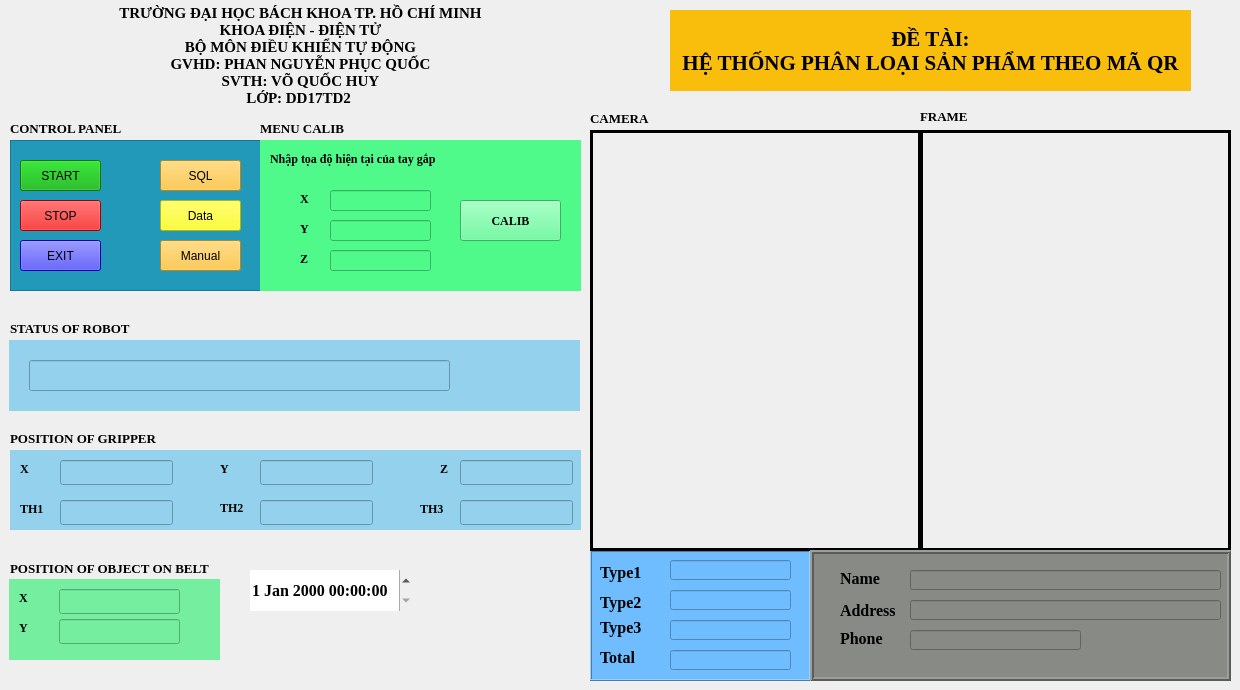
      <widget class="QWidget" name="Screen_Home">
       <widget class="QFrame" name="frame_2">
        <property name="geometry">
         <rect>
          <x>590</x>
          <y>550</y>
          <width>221</width>
          <height>131</height>
         </rect>
        </property>
        <property name="styleSheet">
         <string notr="true">background:rgb(111, 189, 254)</string>
        </property>
        <property name="frameShape">
         <enum>QFrame::Box</enum>
        </property>
        <property name="frameShadow">
         <enum>QFrame::Raised</enum>
        </property>
        <widget class="QLabel" name="count_type_5">
         <property name="geometry">
          <rect>
           <x>10</x>
           <y>62</y>
           <width>47</width>
           <height>31</height>
          </rect>
         </property>
         <property name="font">
          <font>
           <family>Times New Roman</family>
           <pointsize>12</pointsize>
           <weight>75</weight>
           <bold>true</bold>
          </font>
         </property>
         <property name="text">
          <string>Type3</string>
         </property>
        </widget>
        <widget class="QLineEdit" name="sum_oder">
         <property name="geometry">
          <rect>
           <x>80</x>
           <y>100</y>
           <width>121</width>
           <height>20</height>
          </rect>
         </property>
        </widget>
        <widget class="QLabel" name="count_type_6">
         <property name="geometry">
          <rect>
           <x>10</x>
           <y>42</y>
           <width>47</width>
           <height>21</height>
          </rect>
         </property>
         <property name="font">
          <font>
           <family>Times New Roman</family>
           <pointsize>12</pointsize>
           <weight>75</weight>
           <bold>true</bold>
          </font>
         </property>
         <property name="text">
          <string>Type2</string>
         </property>
        </widget>
        <widget class="QLineEdit" name="line_count_type_3">
         <property name="geometry">
          <rect>
           <x>80</x>
           <y>70</y>
           <width>121</width>
           <height>20</height>
          </rect>
         </property>
        </widget>
        <widget class="QLineEdit" name="line_count_type_1">
         <property name="geometry">
          <rect>
           <x>80</x>
           <y>10</y>
           <width>121</width>
           <height>20</height>
          </rect>
         </property>
        </widget>
        <widget class="QLineEdit" name="line_count_type_2">
         <property name="geometry">
          <rect>
           <x>80</x>
           <y>40</y>
           <width>121</width>
           <height>20</height>
          </rect>
         </property>
        </widget>
        <widget class="QLabel" name="count_type_7">
         <property name="geometry">
          <rect>
           <x>10</x>
           <y>12</y>
           <width>47</width>
           <height>21</height>
          </rect>
         </property>
         <property name="font">
          <font>
           <family>Times New Roman</family>
           <pointsize>12</pointsize>
           <weight>75</weight>
           <bold>true</bold>
          </font>
         </property>
         <property name="text">
          <string>Type1</string>
         </property>
        </widget>
        <widget class="QLabel" name="count_type_8">
         <property name="geometry">
          <rect>
           <x>10</x>
           <y>92</y>
           <width>47</width>
           <height>31</height>
          </rect>
         </property>
         <property name="font">
          <font>
           <family>Times New Roman</family>
           <pointsize>12</pointsize>
           <weight>75</weight>
           <bold>true</bold>
          </font>
         </property>
         <property name="text">
          <string>Total</string>
         </property>
        </widget>
       </widget>
       <widget class="QFrame" name="frame_3">
        <property name="geometry">
         <rect>
          <x>10</x>
          <y>140</y>
          <width>251</width>
          <height>151</height>
         </rect>
        </property>
        <property name="styleSheet">
         <string notr="true">background:rgb(35, 153, 186)</string>
        </property>
        <property name="frameShape">
         <enum>QFrame::StyledPanel</enum>
        </property>
        <property name="frameShadow">
         <enum>QFrame::Raised</enum>
        </property>
        <widget class="QPushButton" name="button_start">
         <property name="geometry">
          <rect>
           <x>10</x>
           <y>20</y>
           <width>81</width>
           <height>31</height>
          </rect>
         </property>
         <property name="styleSheet">
          <string notr="true">background:rgb(0, 170, 0)</string>
         </property>
         <property name="text">
          <string>START</string>
         </property>
        </widget>
        <widget class="QPushButton" name="button_stop">
         <property name="geometry">
          <rect>
           <x>10</x>
           <y>60</y>
           <width>81</width>
           <height>31</height>
          </rect>
         </property>
         <property name="styleSheet">
          <string notr="true">background:rgb(227, 0, 0)</string>
         </property>
         <property name="text">
          <string>STOP</string>
         </property>
        </widget>
        <widget class="QPushButton" name="button_exit">
         <property name="geometry">
          <rect>
           <x>10</x>
           <y>100</y>
           <width>81</width>
           <height>31</height>
          </rect>
         </property>
         <property name="styleSheet">
          <string notr="true">background: rgb(0, 0, 255)</string>
         </property>
         <property name="text">
          <string>EXIT</string>
         </property>
        </widget>
        <widget class="QPushButton" name="Button_SQL">
         <property name="geometry">
          <rect>
           <x>150</x>
           <y>20</y>
           <width>81</width>
           <height>31</height>
          </rect>
         </property>
         <property name="styleSheet">
          <string notr="true">background:rgb(255, 189, 34)</string>
         </property>
         <property name="text">
          <string>SQL</string>
         </property>
        </widget>
        <widget class="QPushButton" name="Button_datain">
         <property name="geometry">
          <rect>
           <x>150</x>
           <y>60</y>
           <width>81</width>
           <height>31</height>
          </rect>
         </property>
         <property name="styleSheet">
          <string notr="true">background:rgb(255, 255, 0)</string>
         </property>
         <property name="text">
          <string>Data</string>
         </property>
        </widget>
        <widget class="QPushButton" name="Button_manual">
         <property name="geometry">
          <rect>
           <x>150</x>
           <y>100</y>
           <width>81</width>
           <height>31</height>
          </rect>
         </property>
         <property name="styleSheet">
          <string notr="true">background:rgb(255, 189, 34)</string>
         </property>
         <property name="text">
          <string>Manual</string>
         </property>
        </widget>
       </widget>
       <widget class="QLabel" name="Camera">
        <property name="geometry">
         <rect>
          <x>590</x>
          <y>130</y>
          <width>331</width>
          <height>421</height>
         </rect>
        </property>
        <property name="autoFillBackground">
         <bool>false</bool>
        </property>
        <property name="frameShape">
         <enum>QFrame::Box</enum>
        </property>
        <property name="frameShadow">
         <enum>QFrame::Plain</enum>
        </property>
        <property name="lineWidth">
         <number>3</number>
        </property>
        <property name="text">
         <string/>
        </property>
        <property name="alignment">
         <set>Qt::AlignCenter</set>
        </property>
       </widget>
       <widget class="QLabel" name="picture">
        <property name="geometry">
         <rect>
          <x>920</x>
          <y>130</y>
          <width>311</width>
          <height>421</height>
         </rect>
        </property>
        <property name="frameShape">
         <enum>QFrame::Box</enum>
        </property>
        <property name="lineWidth">
         <number>3</number>
        </property>
        <property name="text">
         <string/>
        </property>
        <property name="alignment">
         <set>Qt::AlignCenter</set>
        </property>
       </widget>
       <widget class="QFrame" name="frame">
        <property name="geometry">
         <rect>
          <x>810</x>
          <y>550</y>
          <width>421</width>
          <height>131</height>
         </rect>
        </property>
        <property name="styleSheet">
         <string notr="true">background:rgb(136, 138, 133)</string>
        </property>
        <property name="frameShape">
         <enum>QFrame::Box</enum>
        </property>
        <property name="frameShadow">
         <enum>QFrame::Raised</enum>
        </property>
        <property name="lineWidth">
         <number>2</number>
        </property>
        <widget class="QLabel" name="customer_phone">
         <property name="geometry">
          <rect>
           <x>30</x>
           <y>80</y>
           <width>51</width>
           <height>16</height>
          </rect>
         </property>
         <property name="font">
          <font>
           <family>Times New Roman</family>
           <pointsize>12</pointsize>
           <weight>75</weight>
           <bold>true</bold>
          </font>
         </property>
         <property name="text">
          <string>Phone</string>
         </property>
        </widget>
        <widget class="QLineEdit" name="line_customer_phone">
         <property name="geometry">
          <rect>
           <x>100</x>
           <y>80</y>
           <width>171</width>
           <height>20</height>
          </rect>
         </property>
        </widget>
        <widget class="QLineEdit" name="line_customer_address">
         <property name="geometry">
          <rect>
           <x>100</x>
           <y>50</y>
           <width>311</width>
           <height>20</height>
          </rect>
         </property>
        </widget>
        <widget class="QLineEdit" name="line_customer_name">
         <property name="geometry">
          <rect>
           <x>100</x>
           <y>20</y>
           <width>311</width>
           <height>20</height>
          </rect>
         </property>
         <property name="text">
          <string/>
         </property>
        </widget>
        <widget class="QLabel" name="customer_address">
         <property name="geometry">
          <rect>
           <x>30</x>
           <y>50</y>
           <width>61</width>
           <height>20</height>
          </rect>
         </property>
         <property name="font">
          <font>
           <family>Times New Roman</family>
           <pointsize>12</pointsize>
           <weight>75</weight>
           <bold>true</bold>
          </font>
         </property>
         <property name="text">
          <string>Address</string>
         </property>
        </widget>
        <widget class="QLabel" name="customer_name_6">
         <property name="geometry">
          <rect>
           <x>30</x>
           <y>20</y>
           <width>51</width>
           <height>16</height>
          </rect>
         </property>
         <property name="font">
          <font>
           <family>Times New Roman</family>
           <pointsize>12</pointsize>
           <weight>75</weight>
           <bold>true</bold>
          </font>
         </property>
         <property name="text">
          <string>Name</string>
         </property>
        </widget>
       </widget>
       <widget class="QDateTimeEdit" name="date_time">
        <property name="geometry">
         <rect>
          <x>250</x>
          <y>570</y>
          <width>161</width>
          <height>41</height>
         </rect>
        </property>
        <property name="font">
         <font>
          <family>Times New Roman</family>
          <pointsize>12</pointsize>
          <weight>75</weight>
          <bold>true</bold>
         </font>
        </property>
        <property name="frame">
         <bool>false</bool>
        </property>
       </widget>
       <widget class="QLabel" name="label">
        <property name="geometry">
         <rect>
          <x>590</x>
          <y>110</y>
          <width>61</width>
          <height>16</height>
         </rect>
        </property>
        <property name="font">
         <font>
          <family>Times New Roman</family>
          <pointsize>10</pointsize>
          <weight>75</weight>
          <bold>true</bold>
         </font>
        </property>
        <property name="text">
         <string>CAMERA</string>
        </property>
       </widget>
       <widget class="QLabel" name="label_2">
        <property name="geometry">
         <rect>
          <x>920</x>
          <y>110</y>
          <width>47</width>
          <height>13</height>
         </rect>
        </property>
        <property name="font">
         <font>
          <family>Times New Roman</family>
          <pointsize>10</pointsize>
          <weight>75</weight>
          <bold>true</bold>
         </font>
        </property>
        <property name="text">
         <string>FRAME</string>
        </property>
       </widget>
       <widget class="QLabel" name="Control_panel">
        <property name="geometry">
         <rect>
          <x>10</x>
          <y>120</y>
          <width>121</width>
          <height>16</height>
         </rect>
        </property>
        <property name="font">
         <font>
          <family>Times New Roman</family>
          <pointsize>10</pointsize>
          <weight>75</weight>
          <bold>true</bold>
         </font>
        </property>
        <property name="text">
         <string>CONTROL PANEL</string>
        </property>
       </widget>
       <widget class="QLabel" name="label_3">
        <property name="geometry">
         <rect>
          <x>0</x>
          <y>0</y>
          <width>111</width>
          <height>111</height>
         </rect>
        </property>
        <property name="font">
         <font>
          <pointsize>10</pointsize>
         </font>
        </property>
        <property name="text">
         <string/>
        </property>
        <property name="pixmap">
         <pixmap>icon/1200px-Logo-hcmut.svg.png</pixmap>
        </property>
        <property name="scaledContents">
         <bool>true</bool>
        </property>
       </widget>
       <widget class="QLabel" name="label_4">
        <property name="geometry">
         <rect>
          <x>670</x>
          <y>10</y>
          <width>521</width>
          <height>81</height>
         </rect>
        </property>
        <property name="font">
         <font>
          <family>Times New Roman</family>
          <pointsize>16</pointsize>
          <weight>75</weight>
          <bold>true</bold>
         </font>
        </property>
        <property name="styleSheet">
         <string notr="true">background:rgb(248, 190, 11)</string>
        </property>
        <property name="text">
         <string>ĐỀ TÀI:
HỆ THỐNG PHÂN LOẠI SẢN PHẨM THEO MÃ QR</string>
        </property>
        <property name="alignment">
         <set>Qt::AlignCenter</set>
        </property>
       </widget>
       <widget class="QLabel" name="label_5">
        <property name="geometry">
         <rect>
          <x>110</x>
          <y>0</y>
          <width>381</width>
          <height>111</height>
         </rect>
        </property>
        <property name="font">
         <font>
          <family>Times New Roman</family>
          <pointsize>11</pointsize>
          <weight>75</weight>
          <bold>true</bold>
         </font>
        </property>
        <property name="text">
         <string>TRƯỜNG ĐẠI HỌC BÁCH KHOA TP. HỒ CHÍ MINH
KHOA ĐIỆN - ĐIỆN TỬ
BỘ MÔN ĐIỀU KHIỂN TỰ ĐỘNG
GVHD: PHAN NGUYỄN PHỤC QUỐC
SVTH: VÕ QUỐC HUY
LỚP: DD17TD2 </string>
        </property>
        <property name="alignment">
         <set>Qt::AlignCenter</set>
        </property>
       </widget>
       <widget class="QWidget" name="widget_2" native="true">
        <property name="geometry">
         <rect>
          <x>260</x>
          <y>140</y>
          <width>321</width>
          <height>151</height>
         </rect>
        </property>
        <property name="styleSheet">
         <string notr="true">background-color: rgb(79, 250, 139);</string>
        </property>
        <widget class="QLineEdit" name="z_calib">
         <property name="geometry">
          <rect>
           <x>70</x>
           <y>110</y>
           <width>101</width>
           <height>21</height>
          </rect>
         </property>
        </widget>
        <widget class="QLineEdit" name="x_calib">
         <property name="geometry">
          <rect>
           <x>70</x>
           <y>50</y>
           <width>101</width>
           <height>21</height>
          </rect>
         </property>
        </widget>
        <widget class="QPushButton" name="Button_manual_calib">
         <property name="geometry">
          <rect>
           <x>200</x>
           <y>60</y>
           <width>101</width>
           <height>41</height>
          </rect>
         </property>
         <property name="font">
          <font>
           <family>Times New Roman</family>
           <weight>75</weight>
           <bold>true</bold>
          </font>
         </property>
         <property name="styleSheet">
          <string notr="true"/>
         </property>
         <property name="text">
          <string>CALIB</string>
         </property>
         <property name="icon">
          <iconset>
           <normaloff>icon_home.png</normaloff>icon_home.png</iconset>
         </property>
         <property name="iconSize">
          <size>
           <width>30</width>
           <height>30</height>
          </size>
         </property>
        </widget>
        <widget class="QLineEdit" name="y_calib">
         <property name="geometry">
          <rect>
           <x>70</x>
           <y>80</y>
           <width>101</width>
           <height>21</height>
          </rect>
         </property>
        </widget>
        <widget class="QLabel" name="label_8">
         <property name="geometry">
          <rect>
           <x>40</x>
           <y>50</y>
           <width>21</width>
           <height>17</height>
          </rect>
         </property>
         <property name="font">
          <font>
           <family>Times New Roman</family>
           <weight>75</weight>
           <bold>true</bold>
          </font>
         </property>
         <property name="text">
          <string>X</string>
         </property>
        </widget>
        <widget class="QLabel" name="label_9">
         <property name="geometry">
          <rect>
           <x>40</x>
           <y>80</y>
           <width>21</width>
           <height>17</height>
          </rect>
         </property>
         <property name="font">
          <font>
           <family>Times New Roman</family>
           <weight>75</weight>
           <bold>true</bold>
          </font>
         </property>
         <property name="text">
          <string>Y</string>
         </property>
        </widget>
        <widget class="QLabel" name="label_10">
         <property name="geometry">
          <rect>
           <x>40</x>
           <y>110</y>
           <width>21</width>
           <height>17</height>
          </rect>
         </property>
         <property name="font">
          <font>
           <family>Times New Roman</family>
           <weight>75</weight>
           <bold>true</bold>
          </font>
         </property>
         <property name="text">
          <string>Z</string>
         </property>
        </widget>
        <widget class="QLabel" name="label_14">
         <property name="geometry">
          <rect>
           <x>10</x>
           <y>10</y>
           <width>241</width>
           <height>17</height>
          </rect>
         </property>
         <property name="font">
          <font>
           <family>Times New Roman</family>
           <weight>75</weight>
           <bold>true</bold>
          </font>
         </property>
         <property name="text">
          <string>Nhập tọa độ hiện tại của tay gắp</string>
         </property>
        </widget>
       </widget>
       <widget class="QLabel" name="label_11">
        <property name="geometry">
         <rect>
          <x>260</x>
          <y>120</y>
          <width>101</width>
          <height>17</height>
         </rect>
        </property>
        <property name="font">
         <font>
          <family>Times New Roman</family>
          <pointsize>10</pointsize>
          <weight>75</weight>
          <bold>true</bold>
         </font>
        </property>
        <property name="text">
         <string>MENU CALIB</string>
        </property>
       </widget>
       <widget class="QWidget" name="widget_4" native="true">
        <property name="geometry">
         <rect>
          <x>9</x>
          <y>340</y>
          <width>571</width>
          <height>71</height>
         </rect>
        </property>
        <property name="styleSheet">
         <string notr="true">background: rgb(148, 209, 236)</string>
        </property>
        <widget class="QLabel" name="light_status">
         <property name="geometry">
          <rect>
           <x>500</x>
           <y>10</y>
           <width>41</width>
           <height>41</height>
          </rect>
         </property>
         <property name="text">
          <string/>
         </property>
         <property name="pixmap">
          <pixmap>icon/icon_dendo.png</pixmap>
         </property>
         <property name="scaledContents">
          <bool>true</bool>
         </property>
        </widget>
        <widget class="QLineEdit" name="txt_status">
         <property name="geometry">
          <rect>
           <x>20</x>
           <y>20</y>
           <width>421</width>
           <height>31</height>
          </rect>
         </property>
         <property name="font">
          <font>
           <family>Times New Roman</family>
          </font>
         </property>
        </widget>
       </widget>
       <widget class="QLabel" name="label_15">
        <property name="geometry">
         <rect>
          <x>10</x>
          <y>320</y>
          <width>141</width>
          <height>17</height>
         </rect>
        </property>
        <property name="font">
         <font>
          <family>Times New Roman</family>
          <pointsize>10</pointsize>
          <weight>75</weight>
          <bold>true</bold>
         </font>
        </property>
        <property name="text">
         <string>STATUS OF ROBOT</string>
        </property>
       </widget>
       <widget class="QWidget" name="widget_5" native="true">
        <property name="geometry">
         <rect>
          <x>10</x>
          <y>450</y>
          <width>571</width>
          <height>80</height>
         </rect>
        </property>
        <property name="styleSheet">
         <string notr="true">background-color: rgb(148, 209, 236);</string>
        </property>
        <widget class="QLineEdit" name="x_current">
         <property name="geometry">
          <rect>
           <x>50</x>
           <y>10</y>
           <width>113</width>
           <height>25</height>
          </rect>
         </property>
        </widget>
        <widget class="QLineEdit" name="y_current">
         <property name="geometry">
          <rect>
           <x>250</x>
           <y>10</y>
           <width>113</width>
           <height>25</height>
          </rect>
         </property>
        </widget>
        <widget class="QLineEdit" name="z_current">
         <property name="geometry">
          <rect>
           <x>450</x>
           <y>10</y>
           <width>113</width>
           <height>25</height>
          </rect>
         </property>
        </widget>
        <widget class="QLineEdit" name="th1_current">
         <property name="geometry">
          <rect>
           <x>50</x>
           <y>50</y>
           <width>113</width>
           <height>25</height>
          </rect>
         </property>
        </widget>
        <widget class="QLineEdit" name="th2_current">
         <property name="geometry">
          <rect>
           <x>250</x>
           <y>50</y>
           <width>113</width>
           <height>25</height>
          </rect>
         </property>
        </widget>
        <widget class="QLineEdit" name="th3_current">
         <property name="geometry">
          <rect>
           <x>450</x>
           <y>50</y>
           <width>113</width>
           <height>25</height>
          </rect>
         </property>
        </widget>
        <widget class="QLabel" name="label_17">
         <property name="geometry">
          <rect>
           <x>10</x>
           <y>10</y>
           <width>16</width>
           <height>17</height>
          </rect>
         </property>
         <property name="font">
          <font>
           <family>Times New Roman</family>
           <weight>75</weight>
           <bold>true</bold>
          </font>
         </property>
         <property name="text">
          <string>X</string>
         </property>
        </widget>
        <widget class="QLabel" name="label_18">
         <property name="geometry">
          <rect>
           <x>210</x>
           <y>10</y>
           <width>16</width>
           <height>17</height>
          </rect>
         </property>
         <property name="font">
          <font>
           <family>Times New Roman</family>
           <weight>75</weight>
           <bold>true</bold>
          </font>
         </property>
         <property name="text">
          <string>Y</string>
         </property>
        </widget>
        <widget class="QLabel" name="label_19">
         <property name="geometry">
          <rect>
           <x>430</x>
           <y>10</y>
           <width>16</width>
           <height>17</height>
          </rect>
         </property>
         <property name="font">
          <font>
           <family>Times New Roman</family>
           <weight>75</weight>
           <bold>true</bold>
          </font>
         </property>
         <property name="text">
          <string>Z</string>
         </property>
        </widget>
        <widget class="QLabel" name="label_20">
         <property name="geometry">
          <rect>
           <x>10</x>
           <y>50</y>
           <width>31</width>
           <height>17</height>
          </rect>
         </property>
         <property name="font">
          <font>
           <family>Times New Roman</family>
           <weight>75</weight>
           <bold>true</bold>
          </font>
         </property>
         <property name="text">
          <string>TH1</string>
         </property>
        </widget>
        <widget class="QLabel" name="label_21">
         <property name="geometry">
          <rect>
           <x>210</x>
           <y>50</y>
           <width>31</width>
           <height>16</height>
          </rect>
         </property>
         <property name="font">
          <font>
           <family>Times New Roman</family>
           <weight>75</weight>
           <bold>true</bold>
          </font>
         </property>
         <property name="text">
          <string>TH2</string>
         </property>
        </widget>
        <widget class="QLabel" name="label_22">
         <property name="geometry">
          <rect>
           <x>410</x>
           <y>50</y>
           <width>31</width>
           <height>17</height>
          </rect>
         </property>
         <property name="font">
          <font>
           <family>Times New Roman</family>
           <weight>75</weight>
           <bold>true</bold>
          </font>
         </property>
         <property name="text">
          <string>TH3</string>
         </property>
        </widget>
       </widget>
       <widget class="QLabel" name="label_16">
        <property name="geometry">
         <rect>
          <x>10</x>
          <y>430</y>
          <width>151</width>
          <height>17</height>
         </rect>
        </property>
        <property name="font">
         <font>
          <family>Times New Roman</family>
          <pointsize>10</pointsize>
          <weight>75</weight>
          <bold>true</bold>
         </font>
        </property>
        <property name="text">
         <string>POSITION OF GRIPPER</string>
        </property>
       </widget>
       <widget class="QLabel" name="label_23">
        <property name="geometry">
         <rect>
          <x>490</x>
          <y>0</y>
          <width>111</width>
          <height>111</height>
         </rect>
        </property>
        <property name="font">
         <font>
          <pointsize>10</pointsize>
         </font>
        </property>
        <property name="text">
         <string/>
        </property>
        <property name="pixmap">
         <pixmap>icon/logo_tudong.jpg</pixmap>
        </property>
        <property name="scaledContents">
         <bool>true</bool>
        </property>
       </widget>
       <widget class="QWidget" name="widget_6" native="true">
        <property name="geometry">
         <rect>
          <x>9</x>
          <y>579</y>
          <width>211</width>
          <height>81</height>
         </rect>
        </property>
        <property name="styleSheet">
         <string notr="true">background-color: rgb(117, 238, 160);</string>
        </property>
        <widget class="QLabel" name="label_27">
         <property name="geometry">
          <rect>
           <x>10</x>
           <y>10</y>
           <width>16</width>
           <height>17</height>
          </rect>
         </property>
         <property name="font">
          <font>
           <family>Times New Roman</family>
           <weight>75</weight>
           <bold>true</bold>
          </font>
         </property>
         <property name="text">
          <string>X</string>
         </property>
        </widget>
        <widget class="QLineEdit" name="x_object">
         <property name="geometry">
          <rect>
           <x>50</x>
           <y>10</y>
           <width>121</width>
           <height>25</height>
          </rect>
         </property>
        </widget>
        <widget class="QLabel" name="label_28">
         <property name="geometry">
          <rect>
           <x>10</x>
           <y>40</y>
           <width>16</width>
           <height>17</height>
          </rect>
         </property>
         <property name="font">
          <font>
           <family>Times New Roman</family>
           <weight>75</weight>
           <bold>true</bold>
          </font>
         </property>
         <property name="text">
          <string>Y</string>
         </property>
        </widget>
        <widget class="QLineEdit" name="y_object">
         <property name="geometry">
          <rect>
           <x>50</x>
           <y>40</y>
           <width>121</width>
           <height>25</height>
          </rect>
         </property>
        </widget>
       </widget>
       <widget class="QLabel" name="label_26">
        <property name="geometry">
         <rect>
          <x>10</x>
          <y>560</y>
          <width>211</width>
          <height>17</height>
         </rect>
        </property>
        <property name="font">
         <font>
          <family>Times New Roman</family>
          <pointsize>10</pointsize>
          <weight>75</weight>
          <bold>true</bold>
         </font>
        </property>
        <property name="text">
         <string>POSITION OF OBJECT ON BELT</string>
        </property>
       </widget>
      </widget>
